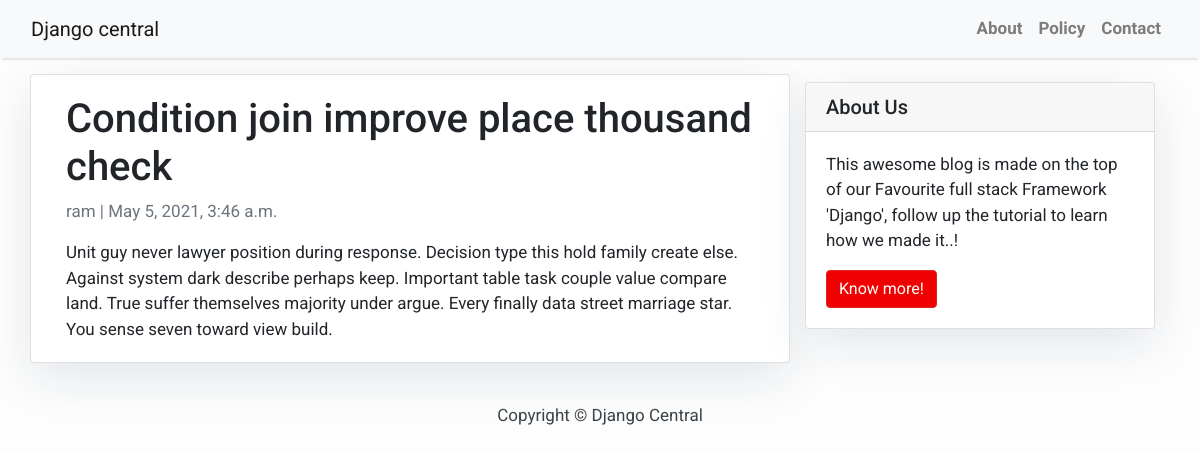
/Condition-join-improve-place-thousand-check/, run on the app's committed database.
### blog/models.py (models this page shows, shortened)
class Post(models.Model):
    title = models.CharField(max_length=200, unique=True)
    slug = models.SlugField(max_length=200, unique=True)
    author = models.ForeignKey(User, on_delete= models.CASCADE,related_name='blog_posts')
    updated_on = models.DateTimeField(auto_now= True)
    content = models.TextField()
    created_on = models.DateTimeField(auto_now_add=True)
    status = models.IntegerField(choices=STATUS, default=0)
    class Meta:
        ordering = ['-created_on']

### blog/views.py (the view)
# urls.py: path('<slug:slug>/',views.PostDetail.as_view(), name='post_detail'),
class PostDetail(generic.DetailView):
    model = Post
    template_name = 'post_detail.html'

### templates/post_detail.html
{% extends 'base.html' %} {% block content %}
<div class="container">
  <div class="row">
    <div class="col-md-8 card mb-4  mt-3 left  top">
      <div class="card-body">
        <h1>{% block title %} {{ object.title }} {% endblock title %}</h1>
        <p class=" text-muted">{{ post.author }} | {{ post.created_on }}</p>
        <p class="card-text ">{{ object.content | safe }}</p>
      </div>
    </div>
    {% block sidebar %} {% include 'sidebar.html' %} {% endblock sidebar %}
  </div>
</div>
{% endblock content %}

### templates/base.html (style rules this page uses)
body { font-family: "Roboto", sans-serif; font-size: 17px; background-color: #fdfdfd; }

### templates/sidebar.html (style rules this page uses)
.card { box-shadow: 0 16px 48px #E3E7EB; }

### data on the page
Post: title "Condition join improve place thousand check", author "ram", created_on "May 5, 2021, 3:46 a.m.", content "Unit guy never lawyer position during response. Decision type this hold family create else. Against system dark describe perhaps keep. Important table task couple value compare land. True suffer themselves majority under argue. Every finally data street marriage star. You sense seven toward view build."
